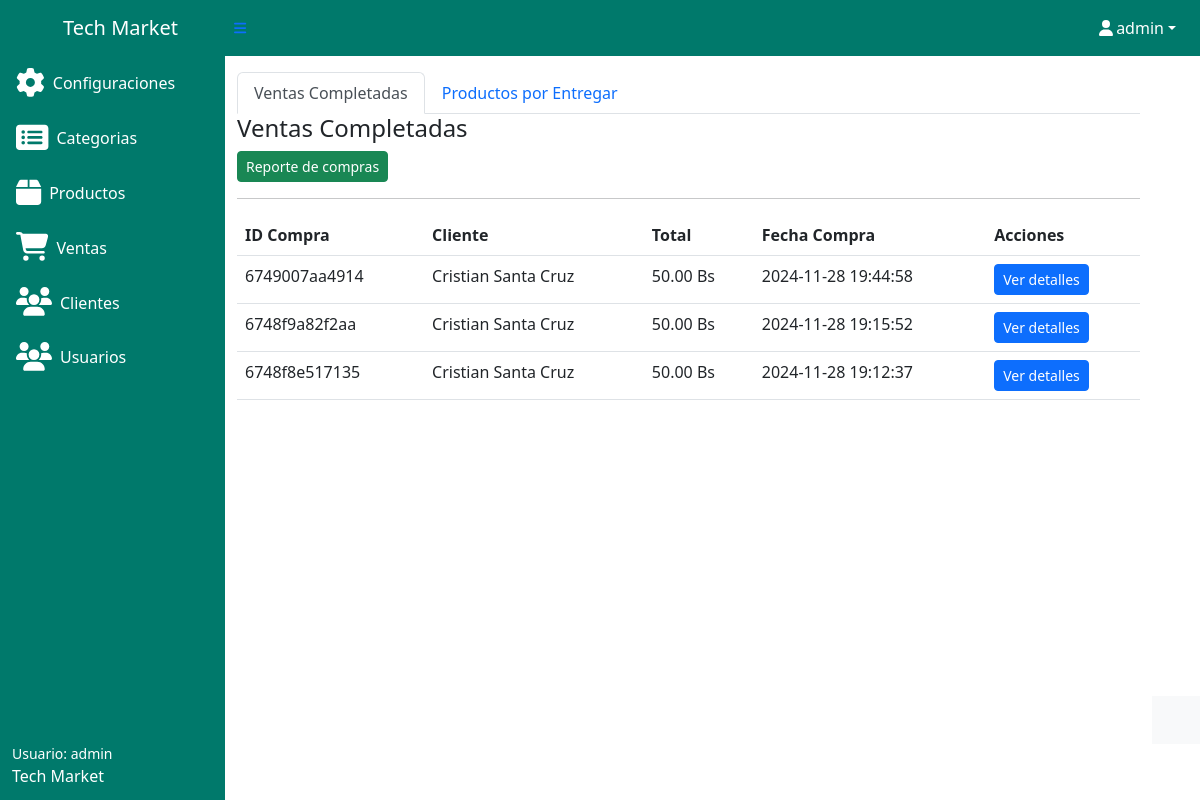
Screenshot of /admin/compras/index.php (signed in) with the database file from the repository.
### tables this page shows
CREATE TABLE `compra` (
  `id` int(11) NOT NULL,
  `id_transaccion` varchar(20) NOT NULL,
  `fecha` datetime NOT NULL,
  `status` varchar(20) NOT NULL,
  `email` varchar(60) NOT NULL,
  `id_cliente` varchar(20) NOT NULL,
  `medio_pago` varchar(20) NOT NULL,
  `totalBOB` decimal(10,2) NOT NULL,
  `comprobante` blob DEFAULT NULL
);

### admin/compras/index.php (the view, shortened to what this page needs)
<?php
$db = new Database();
$con = $db->conectar();
$sql = "SELECT compra.id_transaccion, compra.fecha, compra.status, compra.medio_pago,
        CONCAT(clientes.nombres, ' ', clientes.apellidos) AS cliente, compra.totalBOB
        FROM compra
        INNER JOIN clientes ON compra.id_cliente = clientes.id
        WHERE compra.status = 'Entregado'
        ORDER BY compra.fecha DESC";
$resultado = $con->query($sql);
if ($_SESSION['user_type'] == 'admin') {
    require_once '../header.php';
} else {
    require_once '../header2.php';
}
?>
<main class="flex-shrink-0">
    <div class="container mt-3">
        <ul class="nav nav-tabs" id="myTab" role="tablist">
            <li class="nav-item" role="presentation">
                <button class="nav-link active" id="compras-tab" data-bs-toggle="tab" data-bs-target="#compras" type="button" role="tab" aria-controls="compras" aria-selected="true">Ventas Completadas</button>
            </li>
            <li class="nav-item" role="presentation">
                <button class="nav-link" id="productos-por-entregar-tab" data-bs-toggle="tab" data-bs-target="#productos-por-entregar" type="button" role="tab" aria-controls="productos-por-entregar" aria-selected="false">Productos por Entregar</button>
            </li>
        </ul>
        <div class="tab-content" id="myTabContent">
            <div class="tab-pane fade show active" id="compras" role="tabpanel" aria-labelledby="compras-tab">
                <h4>Ventas Completadas</h4>
                <a href="genera_reporte_compras.php" class="btn btn-success btn-sm">Reporte de compras</a>
                <hr>
                <table id="pc" class="table">
                    <thead>
                        <tr>
                            <th>ID Compra</th>
                            <th>Cliente</th>
                            <th>Total</th>
                            <th>Fecha Compra</th>
                            <th>Acciones</th>
                        </tr>
                    </thead>
                    <tbody>
                        <?php while ($row = $resultado->fetch(PDO::FETCH_ASSOC)) { ?>
                            <tr>
                                <td><?php echo $row['id_transaccion'] ?></td>
                                <td><?php echo $row['cliente'] ?></td>
                                <td><?php echo $row['totalBOB'] . ' ' . MONEDA ?></td>
                                <td><?php echo $row['fecha'] ?></td>
                                <td>
                                    <button type="button" class="btn btn-sm btn-primary" data-bs-toggle="modal" data-bs-target="#detalleModal" data-bs-orden="<?= $row['id_transaccion']; ?>">Ver detalles</button>
                                </td>
                            </tr>
                        <?php } ?>
                    </tbody>
                </table>
            </div>
        </div>
    </div>
</main>
<?php include '../footer.php'; ?>

### rows the page displays
compra: id_transaccion "6749007aa4914", cliente "Cristian Santa Cruz", totalBOB "50.00", fecha "2024-11-28 19:44:58"
compra: id_transaccion "6748f9a82f2aa", cliente "Cristian Santa Cruz", totalBOB "50.00", fecha "2024-11-28 19:15:52"
compra: id_transaccion "6748f8e517135", cliente "Cristian Santa Cruz", totalBOB "50.00", fecha "2024-11-28 19:12:37"

### other values shown
$_SESSION['user_name'] "admin"
